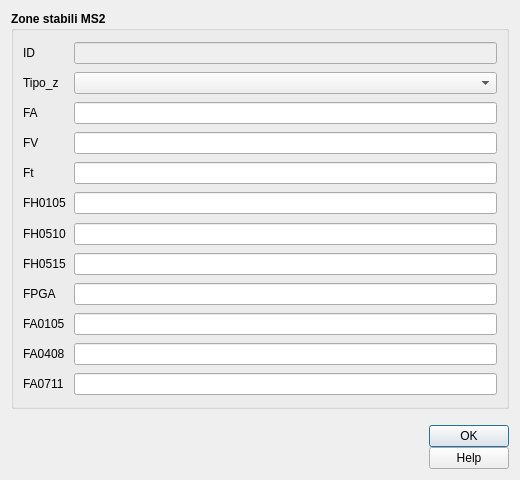
<?xml version="1.0" encoding="UTF-8"?>
<ui version="4.0">
 <class>stab_2</class>
 <widget class="QDialog" name="stab_2">
  <property name="geometry">
   <rect>
    <x>0</x>
    <y>0</y>
    <width>520</width>
    <height>480</height>
   </rect>
  </property>
  <property name="sizePolicy">
   <sizepolicy hsizetype="Fixed" vsizetype="Fixed">
    <horstretch>0</horstretch>
    <verstretch>0</verstretch>
   </sizepolicy>
  </property>
  <property name="minimumSize">
   <size>
    <width>520</width>
    <height>480</height>
   </size>
  </property>
  <property name="maximumSize">
   <size>
    <width>1500</width>
    <height>1500</height>
   </size>
  </property>
  <property name="windowTitle">
   <string>Zone stabili MS2</string>
  </property>
  <property name="modal">
   <bool>true</bool>
  </property>
  <layout class="QGridLayout" name="gridLayout_3">
   <item row="0" column="0">
    <widget class="QGroupBox" name="groupBox_2">
     <property name="sizePolicy">
      <sizepolicy hsizetype="Expanding" vsizetype="Expanding">
       <horstretch>0</horstretch>
       <verstretch>0</verstretch>
      </sizepolicy>
     </property>
     <property name="font">
      <font>
       <weight>75</weight>
       <bold>true</bold>
      </font>
     </property>
     <property name="title">
      <string>Zone stabili MS2</string>
     </property>
     <layout class="QGridLayout" name="gridLayout">
      <item row="12" column="1">
       <spacer name="verticalSpacer_7">
        <property name="orientation">
         <enum>Qt::Vertical</enum>
        </property>
        <property name="sizeHint" stdset="0">
         <size>
          <width>20</width>
          <height>40</height>
         </size>
        </property>
       </spacer>
      </item>
      <item row="14" column="1">
       <spacer name="verticalSpacer_8">
        <property name="orientation">
         <enum>Qt::Vertical</enum>
        </property>
        <property name="sizeHint" stdset="0">
         <size>
          <width>20</width>
          <height>40</height>
         </size>
        </property>
       </spacer>
      </item>
      <item row="16" column="1">
       <spacer name="verticalSpacer_9">
        <property name="orientation">
         <enum>Qt::Vertical</enum>
        </property>
        <property name="sizeHint" stdset="0">
         <size>
          <width>20</width>
          <height>40</height>
         </size>
        </property>
       </spacer>
      </item>
      <item row="6" column="1">
       <spacer name="verticalSpacer_4">
        <property name="orientation">
         <enum>Qt::Vertical</enum>
        </property>
        <property name="sizeHint" stdset="0">
         <size>
          <width>20</width>
          <height>40</height>
         </size>
        </property>
       </spacer>
      </item>
      <item row="4" column="1">
       <spacer name="verticalSpacer_3">
        <property name="orientation">
         <enum>Qt::Vertical</enum>
        </property>
        <property name="sizeHint" stdset="0">
         <size>
          <width>20</width>
          <height>40</height>
         </size>
        </property>
       </spacer>
      </item>
      <item row="2" column="1">
       <spacer name="verticalSpacer_2">
        <property name="orientation">
         <enum>Qt::Vertical</enum>
        </property>
        <property name="sizeHint" stdset="0">
         <size>
          <width>20</width>
          <height>40</height>
         </size>
        </property>
       </spacer>
      </item>
      <item row="10" column="1">
       <spacer name="verticalSpacer_6">
        <property name="orientation">
         <enum>Qt::Vertical</enum>
        </property>
        <property name="sizeHint" stdset="0">
         <size>
          <width>20</width>
          <height>40</height>
         </size>
        </property>
       </spacer>
      </item>
      <item row="8" column="1">
       <spacer name="verticalSpacer_5">
        <property name="orientation">
         <enum>Qt::Vertical</enum>
        </property>
        <property name="sizeHint" stdset="0">
         <size>
          <width>20</width>
          <height>40</height>
         </size>
        </property>
       </spacer>
      </item>
      <item row="0" column="1">
       <spacer name="verticalSpacer">
        <property name="orientation">
         <enum>Qt::Vertical</enum>
        </property>
        <property name="sizeHint" stdset="0">
         <size>
          <width>20</width>
          <height>40</height>
         </size>
        </property>
       </spacer>
      </item>
      <item row="22" column="1">
       <spacer name="verticalSpacer_12">
        <property name="orientation">
         <enum>Qt::Vertical</enum>
        </property>
        <property name="sizeHint" stdset="0">
         <size>
          <width>20</width>
          <height>40</height>
         </size>
        </property>
       </spacer>
      </item>
      <item row="20" column="1">
       <spacer name="verticalSpacer_11">
        <property name="orientation">
         <enum>Qt::Vertical</enum>
        </property>
        <property name="sizeHint" stdset="0">
         <size>
          <width>20</width>
          <height>40</height>
         </size>
        </property>
       </spacer>
      </item>
      <item row="18" column="1">
       <spacer name="verticalSpacer_10">
        <property name="orientation">
         <enum>Qt::Vertical</enum>
        </property>
        <property name="sizeHint" stdset="0">
         <size>
          <width>20</width>
          <height>40</height>
         </size>
        </property>
       </spacer>
      </item>
      <item row="5" column="0">
       <widget class="QLabel" name="label_14">
        <property name="font">
         <font>
          <weight>50</weight>
          <bold>false</bold>
         </font>
        </property>
        <property name="text">
         <string>FA</string>
        </property>
       </widget>
      </item>
      <item row="1" column="1">
       <widget class="QLineEdit" name="pkuid">
        <property name="enabled">
         <bool>false</bool>
        </property>
        <property name="palette">
         <palette>
          <active>
           <colorrole role="Text">
            <brush brushstyle="SolidPattern">
             <color alpha="255">
              <red>113</red>
              <green>113</green>
              <blue>113</blue>
             </color>
            </brush>
           </colorrole>
          </active>
          <inactive>
           <colorrole role="Text">
            <brush brushstyle="SolidPattern">
             <color alpha="255">
              <red>113</red>
              <green>113</green>
              <blue>113</blue>
             </color>
            </brush>
           </colorrole>
          </inactive>
          <disabled>
           <colorrole role="Text">
            <brush brushstyle="SolidPattern">
             <color alpha="255">
              <red>120</red>
              <green>120</green>
              <blue>120</blue>
             </color>
            </brush>
           </colorrole>
          </disabled>
         </palette>
        </property>
        <property name="toolTip">
         <string/>
        </property>
       </widget>
      </item>
      <item row="5" column="1">
       <widget class="QLineEdit" name="FA">
        <property name="toolTip">
         <string/>
        </property>
       </widget>
      </item>
      <item row="3" column="0">
       <widget class="QLabel" name="label">
        <property name="font">
         <font>
          <weight>50</weight>
          <bold>false</bold>
         </font>
        </property>
        <property name="text">
         <string>Tipo_z</string>
        </property>
       </widget>
      </item>
      <item row="7" column="0">
       <widget class="QLabel" name="label_13">
        <property name="font">
         <font>
          <weight>50</weight>
          <bold>false</bold>
         </font>
        </property>
        <property name="text">
         <string>FV</string>
        </property>
       </widget>
      </item>
      <item row="1" column="0">
       <widget class="QLabel" name="label_2">
        <property name="sizePolicy">
         <sizepolicy hsizetype="Minimum" vsizetype="Preferred">
          <horstretch>0</horstretch>
          <verstretch>0</verstretch>
         </sizepolicy>
        </property>
        <property name="minimumSize">
         <size>
          <width>45</width>
          <height>0</height>
         </size>
        </property>
        <property name="font">
         <font>
          <weight>50</weight>
          <bold>false</bold>
         </font>
        </property>
        <property name="text">
         <string>&lt;html&gt;&lt;head/&gt;&lt;body&gt;&lt;p&gt;ID&lt;/p&gt;&lt;/body&gt;&lt;/html&gt;</string>
        </property>
       </widget>
      </item>
      <item row="9" column="1">
       <widget class="QLineEdit" name="Ft">
        <property name="toolTip">
         <string/>
        </property>
       </widget>
      </item>
      <item row="3" column="1">
       <widget class="QComboBox" name="Tipo_z">
        <property name="toolTip">
         <string/>
        </property>
       </widget>
      </item>
      <item row="7" column="1">
       <widget class="QLineEdit" name="FV">
        <property name="toolTip">
         <string/>
        </property>
       </widget>
      </item>
      <item row="9" column="0">
       <widget class="QLabel" name="label_12">
        <property name="font">
         <font>
          <weight>50</weight>
          <bold>false</bold>
         </font>
        </property>
        <property name="text">
         <string>Ft</string>
        </property>
       </widget>
      </item>
      <item row="11" column="0">
       <widget class="QLabel" name="label_15">
        <property name="font">
         <font>
          <weight>50</weight>
          <bold>false</bold>
         </font>
        </property>
        <property name="text">
         <string>FH0105</string>
        </property>
       </widget>
      </item>
      <item row="11" column="1">
       <widget class="QLineEdit" name="FH0105">
        <property name="toolTip">
         <string/>
        </property>
       </widget>
      </item>
      <item row="13" column="0">
       <widget class="QLabel" name="label_16">
        <property name="font">
         <font>
          <weight>50</weight>
          <bold>false</bold>
         </font>
        </property>
        <property name="text">
         <string>FH0510</string>
        </property>
       </widget>
      </item>
      <item row="21" column="0">
       <widget class="QLabel" name="label_8">
        <property name="font">
         <font>
          <weight>50</weight>
          <bold>false</bold>
         </font>
        </property>
        <property name="text">
         <string>FA0408</string>
        </property>
       </widget>
      </item>
      <item row="13" column="1">
       <widget class="QLineEdit" name="FH0510">
        <property name="toolTip">
         <string/>
        </property>
       </widget>
      </item>
      <item row="23" column="0">
       <widget class="QLabel" name="label_18">
        <property name="font">
         <font>
          <weight>50</weight>
          <bold>false</bold>
         </font>
        </property>
        <property name="text">
         <string>FA0711</string>
        </property>
       </widget>
      </item>
      <item row="19" column="1">
       <widget class="QLineEdit" name="FA0105">
        <property name="toolTip">
         <string/>
        </property>
       </widget>
      </item>
      <item row="17" column="1">
       <widget class="QLineEdit" name="FPGA">
        <property name="toolTip">
         <string/>
        </property>
       </widget>
      </item>
      <item row="15" column="0">
       <widget class="QLabel" name="label_19">
        <property name="font">
         <font>
          <weight>50</weight>
          <bold>false</bold>
         </font>
        </property>
        <property name="text">
         <string>FH0515</string>
        </property>
       </widget>
      </item>
      <item row="21" column="1">
       <widget class="QLineEdit" name="FA0408">
        <property name="toolTip">
         <string/>
        </property>
       </widget>
      </item>
      <item row="23" column="1">
       <widget class="QLineEdit" name="FA0711">
        <property name="toolTip">
         <string/>
        </property>
       </widget>
      </item>
      <item row="17" column="0">
       <widget class="QLabel" name="label_17">
        <property name="font">
         <font>
          <weight>50</weight>
          <bold>false</bold>
         </font>
        </property>
        <property name="text">
         <string>FPGA</string>
        </property>
       </widget>
      </item>
      <item row="15" column="1">
       <widget class="QLineEdit" name="FH0515">
        <property name="toolTip">
         <string/>
        </property>
       </widget>
      </item>
      <item row="19" column="0">
       <widget class="QLabel" name="label_4">
        <property name="font">
         <font>
          <weight>50</weight>
          <bold>false</bold>
         </font>
        </property>
        <property name="text">
         <string>FA0105</string>
        </property>
       </widget>
      </item>
      <item row="24" column="1">
       <spacer name="verticalSpacer_13">
        <property name="orientation">
         <enum>Qt::Vertical</enum>
        </property>
        <property name="sizeHint" stdset="0">
         <size>
          <width>20</width>
          <height>40</height>
         </size>
        </property>
       </spacer>
      </item>
     </layout>
    </widget>
   </item>
   <item row="1" column="0">
    <layout class="QGridLayout" name="gridLayout_2">
     <property name="sizeConstraint">
      <enum>QLayout::SetDefaultConstraint</enum>
     </property>
     <property name="topMargin">
      <number>10</number>
     </property>
     <property name="horizontalSpacing">
      <number>10</number>
     </property>
     <property name="verticalSpacing">
      <number>0</number>
     </property>
     <item row="0" column="0">
      <widget class="QLabel" name="label_10">
       <property name="sizePolicy">
        <sizepolicy hsizetype="Preferred" vsizetype="Fixed">
         <horstretch>0</horstretch>
         <verstretch>0</verstretch>
        </sizepolicy>
       </property>
       <property name="text">
        <string/>
       </property>
       <property name="pixmap">
        <pixmap>../loghi/logo-cnr.png</pixmap>
       </property>
      </widget>
     </item>
     <item row="0" column="1">
      <widget class="QLabel" name="label_11">
       <property name="sizePolicy">
        <sizepolicy hsizetype="Preferred" vsizetype="Fixed">
         <horstretch>0</horstretch>
         <verstretch>0</verstretch>
        </sizepolicy>
       </property>
       <property name="text">
        <string/>
       </property>
       <property name="pixmap">
        <pixmap>../loghi/logoigag.png</pixmap>
       </property>
      </widget>
     </item>
     <item row="0" column="3">
      <spacer name="horizontalSpacer">
       <property name="orientation">
        <enum>Qt::Horizontal</enum>
       </property>
       <property name="sizeHint" stdset="0">
        <size>
         <width>40</width>
         <height>20</height>
        </size>
       </property>
      </spacer>
     </item>
     <item row="0" column="4">
      <layout class="QVBoxLayout" name="verticalLayout">
       <item>
        <widget class="QDialogButtonBox" name="buttonBox">
         <property name="sizePolicy">
          <sizepolicy hsizetype="Fixed" vsizetype="Fixed">
           <horstretch>0</horstretch>
           <verstretch>0</verstretch>
          </sizepolicy>
         </property>
         <property name="minimumSize">
          <size>
           <width>0</width>
           <height>0</height>
          </size>
         </property>
         <property name="cursor">
          <cursorShape>PointingHandCursor</cursorShape>
         </property>
         <property name="orientation">
          <enum>Qt::Vertical</enum>
         </property>
         <property name="standardButtons">
          <set>QDialogButtonBox::Ok</set>
         </property>
         <property name="centerButtons">
          <bool>true</bool>
         </property>
        </widget>
       </item>
       <item>
        <widget class="QPushButton" name="help_button">
         <property name="cursor">
          <cursorShape>PointingHandCursor</cursorShape>
         </property>
         <property name="text">
          <string>Help</string>
         </property>
        </widget>
       </item>
      </layout>
     </item>
     <item row="0" column="2">
      <widget class="QLabel" name="label_20">
       <property name="sizePolicy">
        <sizepolicy hsizetype="Preferred" vsizetype="Fixed">
         <horstretch>0</horstretch>
         <verstretch>0</verstretch>
        </sizepolicy>
       </property>
       <property name="text">
        <string/>
       </property>
       <property name="pixmap">
        <pixmap>../loghi/logo-labgis.png</pixmap>
       </property>
      </widget>
     </item>
    </layout>
   </item>
  </layout>
 </widget>
 <resources/>
 <connections/>
</ui>
